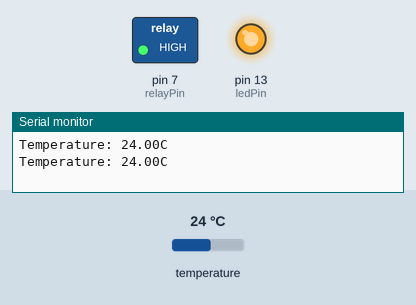
Recording of a sketch running on a simulated Arduino Uno, built with avr-gcc and run on an emulated ATmega328P. Parts: switched loads named in the sketch (green lamp = pin HIGH), output pins drawn as LEDs (lit = HIGH), the last lines printed to the serial monitor. The inputs (shaded band) are chosen by the test bench; at power-on: temperature 24 °C.

Above: at 2.8 s.
2.9 s: temperature set to 39.3 °C
4.7 s: temperature set to 40.7 °C
At 7.2 s:
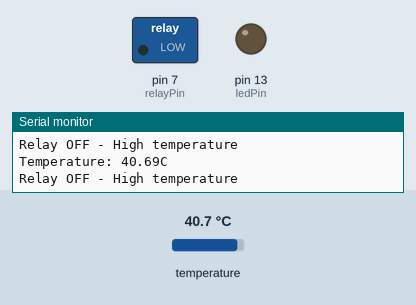
8.6 s: temperature set to 12 °C
At 10.8 s:
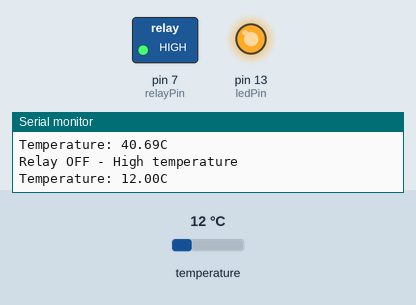
11.1 s: temperature set to 41 °C
At 12.9 s:
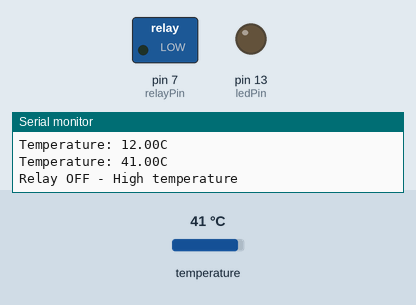
Timing chart, 0 to 14.4 s (numbered marks = the images above; inputs shaded):
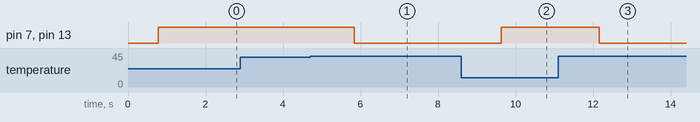

The sketch:

temp_and_relay.ino
```cpp
#include <OneWire.h>
#include <DallasTemperature.h>

// Data wire for temperature sensor on digital pin 2
#define ONE_WIRE_BUS 2
// Relay module connected to pin 7
int relayPin = 7;
int ledPin = LED_BUILTIN;  // Built-in LED on Arduino (pin 13)

// Temperature threshold value (in Celsius)
float temperatureThreshold = 40.0;  // Relay OFF when temperature >= 30°C, ON when < 30°C

// OneWire instance and DallasTemperature object
OneWire oneWire(ONE_WIRE_BUS);
DallasTemperature sensors(&oneWire);

void setup(void) {
  sensors.begin();              // Start temperature sensor library
  Serial.begin(9600);           // Start serial communication
  pinMode(relayPin, OUTPUT);    // Set relay pin as output
  pinMode(ledPin, OUTPUT);      // Set LED pin as output
  digitalWrite(relayPin, LOW);  // Initialize relay as ON
  digitalWrite(ledPin, LOW);    // Turn LED off initially
}

void loop(void) {
  sensors.requestTemperatures();                    // Get temperature from the sensor
  float temperatureC = sensors.getTempCByIndex(0);  // Read in Celsius

  // Print temperature in Celsius and Fahrenheit
  Serial.print("Temperature: ");
  Serial.print(temperatureC);
  //Serial.print((char)176);  // degree symbol
  Serial.println("C");

  // Relay control logic with a single threshold
  if (temperatureC >= temperatureThreshold) {
    // Turn relay OFF when temperature exceeds or equals the threshold
    digitalWrite(relayPin, LOW);  // Relay OFF
    digitalWrite(ledPin, LOW);    // LED ON to indicate relay OFF
    Serial.println("Relay OFF - High temperature");
  } else {
    // Turn relay ON when temperature drops below the threshold
    digitalWrite(relayPin, HIGH);  // Relay ON
    digitalWrite(ledPin, HIGH);    // LED OFF to indicate relay ON
    // Serial.println("Relay ON - Low temperature");
  }

  delay(500);  // Wait 500ms before next loop
}
```

Measured:
- the behaviour switches between 39.9 and 40 °C on temperature (found by bisection; images 0 and 1)
- after the input at 4.7 s, pin 7 (relayPin), pin 13 (ledPin): HIGH → LOW after 1.1 s
- after the input at 8.6 s, pin 7 (relayPin), pin 13 (ledPin): LOW → HIGH after 1.0 s
- after the input at 11.1 s, pin 7 (relayPin), pin 13 (ledPin): HIGH → LOW after 1.1 s
